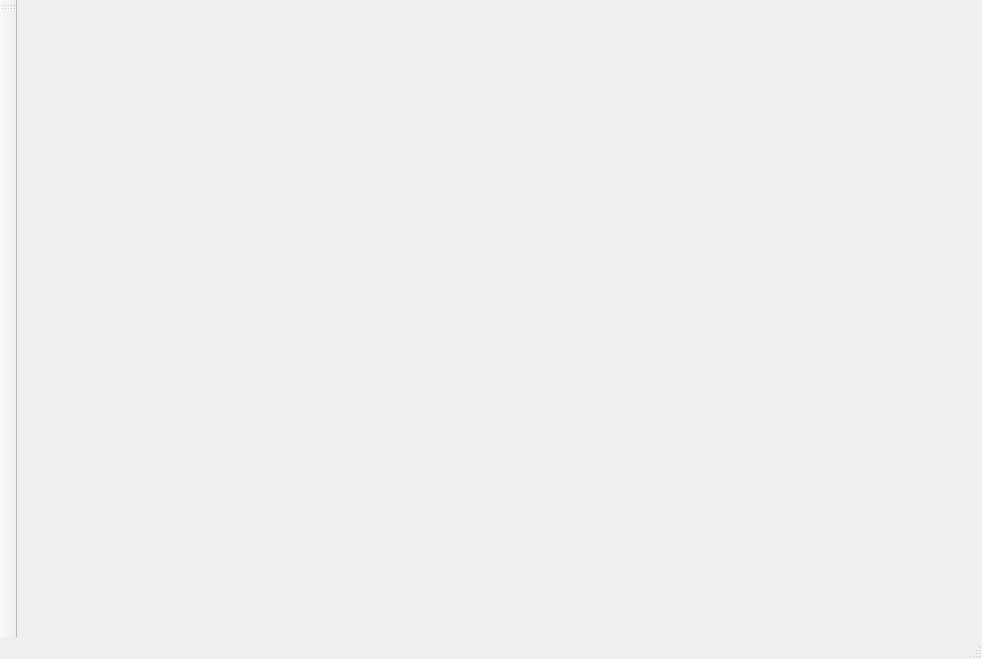
<?xml version="1.0" encoding="UTF-8"?>
<ui version="4.0">
 <class>MainWindow</class>
 <widget class="QMainWindow" name="MainWindow">
  <property name="geometry">
   <rect>
    <x>0</x>
    <y>0</y>
    <width>982</width>
    <height>659</height>
   </rect>
  </property>
  <property name="windowTitle">
   <string>MainWindow</string>
  </property>
  <widget class="QWidget" name="centralwidget">
   <layout class="QGridLayout" name="gridLayout">
    <property name="leftMargin">
     <number>7</number>
    </property>
    <property name="topMargin">
     <number>0</number>
    </property>
    <property name="rightMargin">
     <number>7</number>
    </property>
    <property name="bottomMargin">
     <number>0</number>
    </property>
    <property name="spacing">
     <number>7</number>
    </property>
    <item row="0" column="0">
     <widget class="QStackedWidget" name="sw_setManage"/>
    </item>
   </layout>
  </widget>
  <widget class="QStatusBar" name="statusbar"/>
  <widget class="QToolBar" name="tb_setProj">
   <property name="windowTitle">
    <string>toolBar</string>
   </property>
   <property name="toolButtonStyle">
    <enum>Qt::ToolButtonTextUnderIcon</enum>
   </property>
   <attribute name="toolBarArea">
    <enum>LeftToolBarArea</enum>
   </attribute>
   <attribute name="toolBarBreak">
    <bool>false</bool>
   </attribute>
  </widget>
 </widget>
 <resources>
  <include location="../icons/resource.qrc"/>
 </resources>
 <connections/>
</ui>
